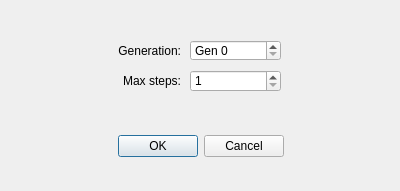
<?xml version="1.0" encoding="UTF-8"?>
<ui version="4.0">
 <class>core_ui::Box2dSandboxDialog</class>
 <widget class="QDialog" name="core_ui::Box2dSandboxDialog">
  <property name="geometry">
   <rect>
    <x>0</x>
    <y>0</y>
    <width>400</width>
    <height>191</height>
   </rect>
  </property>
  <property name="minimumSize">
   <size>
    <width>400</width>
    <height>191</height>
   </size>
  </property>
  <property name="maximumSize">
   <size>
    <width>400</width>
    <height>191</height>
   </size>
  </property>
  <property name="windowTitle">
   <string>New sandbox window</string>
  </property>
  <property name="modal">
   <bool>true</bool>
  </property>
  <widget class="QDialogButtonBox" name="button_box">
   <property name="geometry">
    <rect>
     <x>10</x>
     <y>130</y>
     <width>381</width>
     <height>32</height>
    </rect>
   </property>
   <property name="orientation">
    <enum>Qt::Horizontal</enum>
   </property>
   <property name="standardButtons">
    <set>QDialogButtonBox::Cancel|QDialogButtonBox::Ok</set>
   </property>
   <property name="centerButtons">
    <bool>true</bool>
   </property>
  </widget>
  <widget class="QLabel" name="label_4">
   <property name="geometry">
    <rect>
     <x>30</x>
     <y>40</y>
     <width>151</width>
     <height>21</height>
    </rect>
   </property>
   <property name="text">
    <string>Generation:</string>
   </property>
   <property name="alignment">
    <set>Qt::AlignRight|Qt::AlignTrailing|Qt::AlignVCenter</set>
   </property>
  </widget>
  <widget class="QSpinBox" name="generation">
   <property name="geometry">
    <rect>
     <x>190</x>
     <y>40</y>
     <width>91</width>
     <height>21</height>
    </rect>
   </property>
   <property name="prefix">
    <string notr="true">Gen </string>
   </property>
   <property name="maximum">
    <number>999999999</number>
   </property>
  </widget>
  <widget class="QLabel" name="label_7">
   <property name="geometry">
    <rect>
     <x>30</x>
     <y>70</y>
     <width>151</width>
     <height>21</height>
    </rect>
   </property>
   <property name="text">
    <string>Max steps:</string>
   </property>
   <property name="alignment">
    <set>Qt::AlignRight|Qt::AlignTrailing|Qt::AlignVCenter</set>
   </property>
  </widget>
  <widget class="QSpinBox" name="max_steps">
   <property name="geometry">
    <rect>
     <x>190</x>
     <y>70</y>
     <width>91</width>
     <height>22</height>
    </rect>
   </property>
   <property name="correctionMode">
    <enum>QAbstractSpinBox::CorrectToNearestValue</enum>
   </property>
   <property name="showGroupSeparator" stdset="0">
    <bool>true</bool>
   </property>
   <property name="minimum">
    <number>1</number>
   </property>
   <property name="maximum">
    <number>100000</number>
   </property>
  </widget>
 </widget>
 <tabstops>
  <tabstop>generation</tabstop>
 </tabstops>
 <resources/>
 <connections>
  <connection>
   <sender>button_box</sender>
   <signal>accepted()</signal>
   <receiver>core_ui::Box2dSandboxDialog</receiver>
   <slot>accept()</slot>
   <hints>
    <hint type="sourcelabel">
     <x>200</x>
     <y>155</y>
    </hint>
    <hint type="destinationlabel">
     <x>199</x>
     <y>94</y>
    </hint>
   </hints>
  </connection>
  <connection>
   <sender>button_box</sender>
   <signal>rejected()</signal>
   <receiver>core_ui::Box2dSandboxDialog</receiver>
   <slot>reject()</slot>
   <hints>
    <hint type="sourcelabel">
     <x>200</x>
     <y>155</y>
    </hint>
    <hint type="destinationlabel">
     <x>199</x>
     <y>94</y>
    </hint>
   </hints>
  </connection>
 </connections>
</ui>
